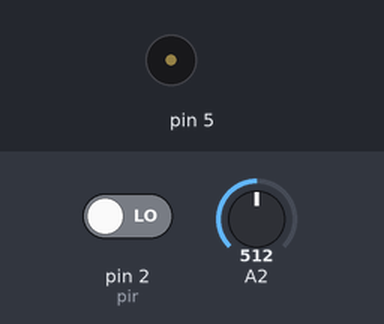
A sketch run on a simulated Arduino Uno, built with avr-gcc and run on an emulated ATmega328P. Parts: buzzer (waves = sounding). The inputs (shaded band) are chosen by the test bench; at power-on: A2 = 512, pin 2 (pir) LOW. What the sketch prints to the serial monitor is not drawn.

Above: at 1.2 s.
1.3 s: A2 set to 319
4.3 s: A2 set to 291
Timing chart, 0 to 13.3 s (numbered marks = the images above; inputs shaded):
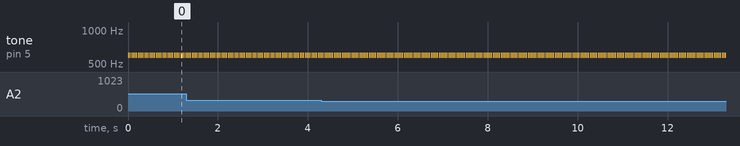

Measured:
- by itself, tone on pin 5: alternates 600 Hz for 0.02 s and silent for 0.02 s

The sketch:

brave_densor_fyyran1.ino
```cpp
// C++ code
//
void setup()
{
  Serial.begin(9600);
  pinMode(2, INPUT);
  pinMode(5, OUTPUT);

}

void loop()
{
  int motion=digitalRead(2);//pir sensor is to measure the motion
  Serial.print("position is:");
  Serial.println(motion);
if (motion==1)
{tone(5,200);}
else
{noTone(5);}

  double data = analogRead(A2);
  double n=data/1024;//since ADC
  //Serial.print("converted analog data :");
  //Serial.println(n);
  double volt=n*5;//because its connected to 5v
  //Serial.print("voltage data :");
  //Serial.println(volt);
  double off=volt-0.5;//the constsnt off set value of tmp sensor is 0.5,hence we use this to show the negative values too.
  //Serial.print("offset value :");
  //Serial.println(off);
  double temp=off*100;//to get a perfect temp value.
  Serial.print("temp value :");
  Serial.println(temp);
if(temp>60)
{tone(5,600);}
else
{noTone(5);}
}
```
